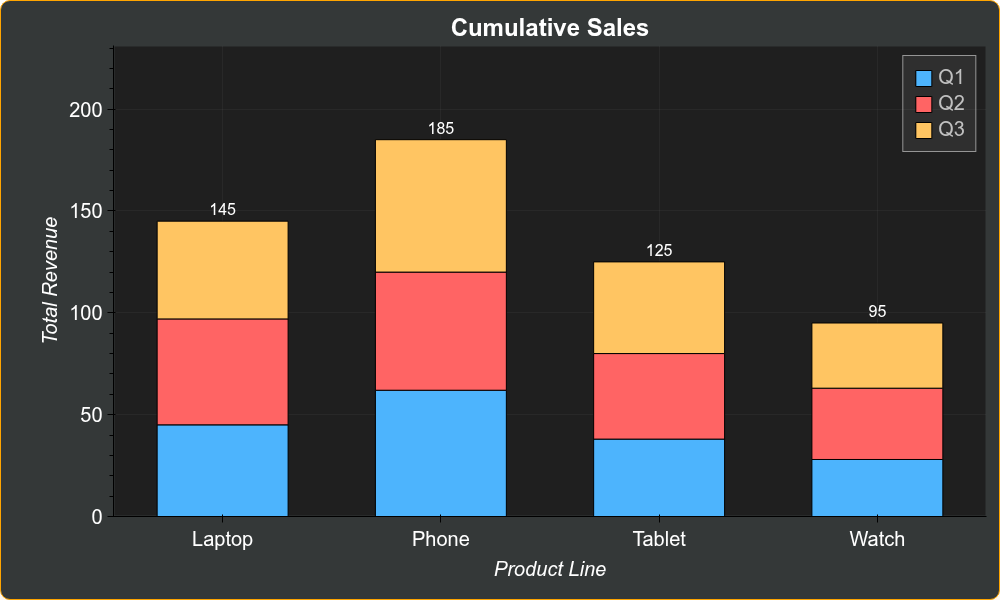

Here is the Python script that generated this plot:
import bokeh_rocks as br
import pandas as pd
from bokeh.io import show

df_test = pd.DataFrame(
    {
        "Product": ["Laptop", "Phone", "Tablet", "Watch"],
        "Q1": [45, 62, 38, 28],
        "Q2": [52, 58, 42, 35],
        "Q3": [48, 65, 45, 32],
    }
)

p4 = br.bar(
    df_test,
    kind="vstack",
    title="Cumulative Sales",
    xlabel="Product Line",
    ylabel="Total Revenue",
    showlabels=1,
    theme="dark",
    legend_outside=False,
    sh=0,  # Don't auto-show
    width=1000,
    height=600,
)

show(p4)
br.save_plot(p4, "output/bar_09")
